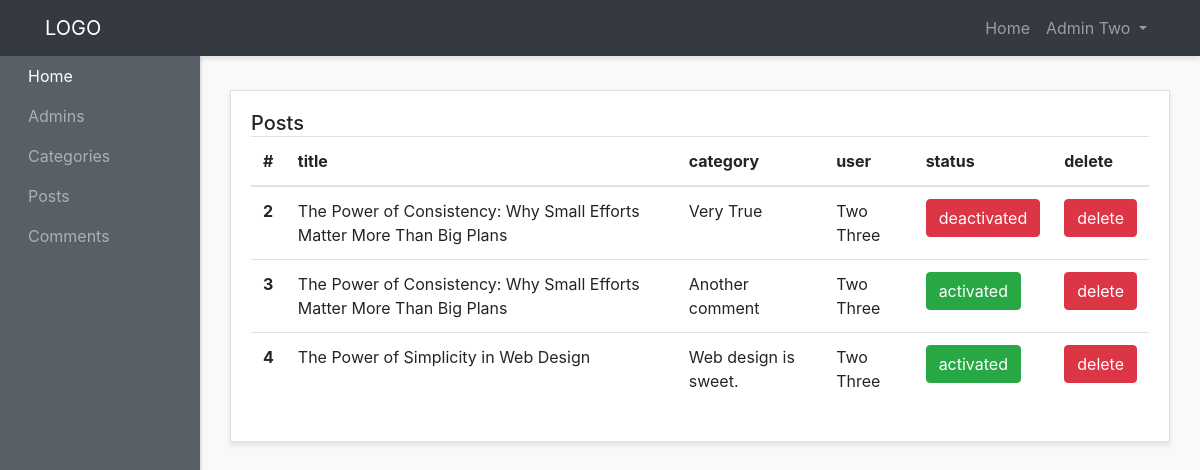
Page /admin-panel/comments-admins/show-comments.php (signed in) on the committed database.
### tables this page shows
CREATE TABLE `comments` (
  `id` int(3) NOT NULL,
  `id_post_comment` int(3) NOT NULL,
  `user_name_comment` varchar(200) NOT NULL,
  `comment` varchar(200) NOT NULL,
  `created_at` timestamp NOT NULL DEFAULT current_timestamp(),
  `status_comment` int(11) NOT NULL DEFAULT 0
);

CREATE TABLE `posts` (
  `id` int(10) NOT NULL,
  `title` varchar(200) NOT NULL,
  `subtitle` varchar(200) NOT NULL,
  `body` text NOT NULL,
  `status` int(1) NOT NULL DEFAULT 0,
  `category_id` varchar(20) NOT NULL,
  `img` varchar(200) NOT NULL,
  `user_id` varchar(200) NOT NULL,
  `user_name` varchar(200) NOT NULL,
  `created_at` timestamp NOT NULL DEFAULT current_timestamp()
);

### admin-panel/comments-admins/show-comments.php (the view, shortened to what this page needs)
<?php require "../layouts/header.php"; ?>
<?php require "../../config/config.php"; ?>
<?php
        $comments = $conn->query("SELECT posts.id AS id, posts.title AS title, comments.id AS comment_id,
         comments.id_post_comment AS id_post_comment,
        comments.user_name_comment AS user_name_comment, comments.comment AS comment, comments.status_comment AS status_comment
         FROM comments JOIN posts ON posts.id = comments.id_post_comment");
        $comments->execute();
        $rows = $comments->fetchAll(PDO::FETCH_OBJ);
?>
<div class="row">
        <div class="col">
          <div class="card">
            <div class="card-body">
              <h5 class="card-title mb-4 d-inline">Posts</h5>
              <table class="table">
                <thead>
                  <tr>
                    <th scope="col">#</th>
                    <th scope="col">title</th>
                    <th scope="col">category</th>
                    <th scope="col">user</th>
                    <th scope="col">status</th>
                    <th scope="col">delete</th>
                  </tr>
                </thead>
                <tbody>
                  <?php foreach($rows as $row) : ?>
                    <tr>
                      <th scope="row"><?php echo $row->comment_id; ?></th>
                      <td><?php echo $row->title; ?></td>
                      <td><?php echo $row->comment; ?></td>
                      <td><?php echo $row->user_name_comment; ?></td>
                      <?php if ($row->status_comment == 0) :  ?>
                      <td><a href="http://localhost/clean-blog/admin-panel/comments-admins/status-comments.php?comment_id=<?php echo $row->comment_id; ?>&status_comment=<?php echo $row->status_comment; ?>" class="btn btn-danger  text-center ">deactivated</a></td>
                      <?php else : ?>
                      <td><a href="http://localhost/clean-blog/admin-panel/comments-admins/status-comments.php?comment_id=<?php echo $row->comment_id; ?>&status_comment=<?php echo $row->status_comment; ?>" class="btn btn-success  text-center ">activated</a></td>
                      <?php endif; ?>
                        <td><a href="http://localhost/clean-blog/admin-panel/comments-admins/delete-comments.php?comment_id=<?php echo $row->comment_id; ?>" class="btn btn-danger  text-center ">delete</a></td>
                    </tr>
                  <?php endforeach; ?>
                </tbody>
              </table>
            </div>
          </div>
        </div>
      </div>
<?php require "../layouts/footer.php"; ?>

### admin-panel/styles/style.css (style rules this page uses)
body { background:#f9f9f9; }
.card { margin-bottom: 15px; border-radius:0; box-shadow: 0 3px 5px rgba(0,0,0,.1); }

### rows in the picture
comments: id "2", posts.title "The Power of Consistency: Why Small Efforts Matter More Than Big Plans", comment "Very True", user_name_comment "Two Three"
comments: id "3", posts.title "The Power of Consistency: Why Small Efforts Matter More Than Big Plans", comment "Another comment", user_name_comment "Two Three"
comments: id "4", posts.title "The Power of Simplicity in Web Design", comment "Web design is sweet.", user_name_comment "Two Three"

### other values in the picture
$_SESSION['adminname'] "Admin Two"
